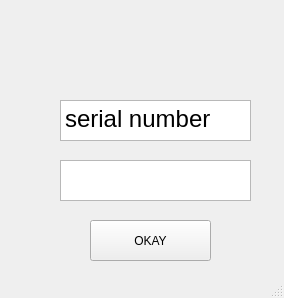
<?xml version="1.0" encoding="UTF-8"?>
<ui version="4.0">
 <class>MainWindow</class>
 <widget class="QMainWindow" name="MainWindow">
  <property name="geometry">
   <rect>
    <x>0</x>
    <y>0</y>
    <width>284</width>
    <height>298</height>
   </rect>
  </property>
  <property name="windowTitle">
   <string>MainWindow</string>
  </property>
  <property name="toolTipDuration">
   <number>-9</number>
  </property>
  <widget class="QWidget" name="centralWidget">
   <widget class="QLabel" name="label_2">
    <property name="geometry">
     <rect>
      <x>100</x>
      <y>10</y>
      <width>71</width>
      <height>71</height>
     </rect>
    </property>
    <property name="text">
     <string/>
    </property>
    <property name="pixmap">
     <pixmap resource="img.qrc">:/heart_ 64.png</pixmap>
    </property>
   </widget>
   <widget class="QLabel" name="label">
    <property name="geometry">
     <rect>
      <x>20</x>
      <y>100</y>
      <width>31</width>
      <height>41</height>
     </rect>
    </property>
    <property name="text">
     <string/>
    </property>
    <property name="pixmap">
     <pixmap resource="img.qrc">:/watch_blue32.png</pixmap>
    </property>
   </widget>
   <widget class="QLabel" name="label_3">
    <property name="geometry">
     <rect>
      <x>20</x>
      <y>160</y>
      <width>31</width>
      <height>31</height>
     </rect>
    </property>
    <property name="text">
     <string/>
    </property>
    <property name="pixmap">
     <pixmap resource="img.qrc">:/lock_blue32.png</pixmap>
    </property>
    <property name="scaledContents">
     <bool>true</bool>
    </property>
   </widget>
   <widget class="QTextBrowser" name="textBrowser">
    <property name="geometry">
     <rect>
      <x>60</x>
      <y>100</y>
      <width>191</width>
      <height>41</height>
     </rect>
    </property>
    <property name="html">
     <string>&lt;!DOCTYPE HTML PUBLIC &quot;-//W3C//DTD HTML 4.0//EN&quot; &quot;http://www.w3.org/TR/REC-html40/strict.dtd&quot;&gt;
&lt;html&gt;&lt;head&gt;&lt;meta name=&quot;qrichtext&quot; content=&quot;1&quot; /&gt;&lt;style type=&quot;text/css&quot;&gt;
p, li { white-space: pre-wrap; }
&lt;/style&gt;&lt;/head&gt;&lt;body style=&quot; font-family:'Gulim'; font-size:9pt; font-weight:400; font-style:normal;&quot;&gt;
&lt;p style=&quot; margin-top:0px; margin-bottom:0px; margin-left:0px; margin-right:0px; -qt-block-indent:0; text-indent:0px;&quot;&gt;&lt;span style=&quot; font-size:18pt;&quot;&gt;serial number&lt;/span&gt;&lt;/p&gt;&lt;/body&gt;&lt;/html&gt;</string>
    </property>
   </widget>
   <widget class="QTextEdit" name="textEdit">
    <property name="geometry">
     <rect>
      <x>60</x>
      <y>160</y>
      <width>191</width>
      <height>41</height>
     </rect>
    </property>
   </widget>
   <widget class="QPushButton" name="pushButton">
    <property name="geometry">
     <rect>
      <x>90</x>
      <y>220</y>
      <width>121</width>
      <height>41</height>
     </rect>
    </property>
    <property name="text">
     <string>OKAY</string>
    </property>
   </widget>
  </widget>
  <widget class="QStatusBar" name="statusBar"/>
 </widget>
 <layoutdefault spacing="6" margin="11"/>
 <resources>
  <include location="img.qrc"/>
 </resources>
 <connections/>
</ui>
